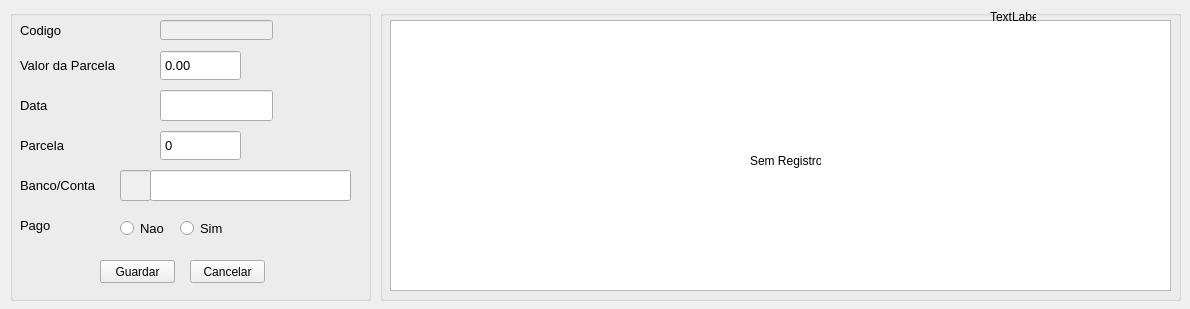
<?xml version="1.0" encoding="UTF-8"?>
<ui version="4.0">
 <class>frmemprestimodeta</class>
 <widget class="QWidget" name="frmemprestimodeta">
  <property name="geometry">
   <rect>
    <x>0</x>
    <y>0</y>
    <width>1190</width>
    <height>309</height>
   </rect>
  </property>
  <property name="windowTitle">
   <string>Detalhes do Emprestimo</string>
  </property>
  <widget class="QGroupBox" name="groupBox">
   <property name="geometry">
    <rect>
     <x>10</x>
     <y>10</y>
     <width>361</width>
     <height>291</height>
    </rect>
   </property>
   <property name="title">
    <string/>
   </property>
   <widget class="QLineEdit" name="txtconta">
    <property name="geometry">
     <rect>
      <x>140</x>
      <y>160</y>
      <width>201</width>
      <height>31</height>
     </rect>
    </property>
    <property name="font">
     <font>
      <pointsize>10</pointsize>
     </font>
    </property>
    <property name="maxLength">
     <number>999</number>
    </property>
    <property name="readOnly">
     <bool>true</bool>
    </property>
   </widget>
   <widget class="QLabel" name="label">
    <property name="geometry">
     <rect>
      <x>10</x>
      <y>200</y>
      <width>121</width>
      <height>31</height>
     </rect>
    </property>
    <property name="font">
     <font>
      <pointsize>10</pointsize>
     </font>
    </property>
    <property name="text">
     <string>Pago</string>
    </property>
   </widget>
   <widget class="QLabel" name="label_2">
    <property name="geometry">
     <rect>
      <x>10</x>
      <y>40</y>
      <width>101</width>
      <height>31</height>
     </rect>
    </property>
    <property name="font">
     <font>
      <pointsize>10</pointsize>
     </font>
    </property>
    <property name="text">
     <string>Valor da Parcela</string>
    </property>
   </widget>
   <widget class="QLabel" name="label_3">
    <property name="geometry">
     <rect>
      <x>10</x>
      <y>80</y>
      <width>101</width>
      <height>31</height>
     </rect>
    </property>
    <property name="font">
     <font>
      <pointsize>10</pointsize>
     </font>
    </property>
    <property name="text">
     <string>Data</string>
    </property>
   </widget>
   <widget class="QPushButton" name="btneditar">
    <property name="geometry">
     <rect>
      <x>90</x>
      <y>250</y>
      <width>75</width>
      <height>23</height>
     </rect>
    </property>
    <property name="text">
     <string>Editar</string>
    </property>
   </widget>
   <widget class="QPushButton" name="btncancelar">
    <property name="geometry">
     <rect>
      <x>180</x>
      <y>250</y>
      <width>75</width>
      <height>23</height>
     </rect>
    </property>
    <property name="text">
     <string>Cancelar</string>
    </property>
   </widget>
   <widget class="QPushButton" name="btnguardar">
    <property name="geometry">
     <rect>
      <x>90</x>
      <y>250</y>
      <width>75</width>
      <height>23</height>
     </rect>
    </property>
    <property name="text">
     <string>Guardar</string>
    </property>
   </widget>
   <widget class="QLineEdit" name="txtcod">
    <property name="enabled">
     <bool>false</bool>
    </property>
    <property name="geometry">
     <rect>
      <x>150</x>
      <y>10</y>
      <width>113</width>
      <height>20</height>
     </rect>
    </property>
    <property name="font">
     <font>
      <pointsize>10</pointsize>
     </font>
    </property>
   </widget>
   <widget class="QLabel" name="label_6">
    <property name="geometry">
     <rect>
      <x>10</x>
      <y>160</y>
      <width>81</width>
      <height>31</height>
     </rect>
    </property>
    <property name="font">
     <font>
      <pointsize>10</pointsize>
     </font>
    </property>
    <property name="text">
     <string>Banco/Conta</string>
    </property>
   </widget>
   <widget class="QLineEdit" name="txtcodconta">
    <property name="enabled">
     <bool>false</bool>
    </property>
    <property name="geometry">
     <rect>
      <x>110</x>
      <y>160</y>
      <width>31</width>
      <height>31</height>
     </rect>
    </property>
    <property name="font">
     <font>
      <pointsize>10</pointsize>
     </font>
    </property>
   </widget>
   <widget class="QDoubleSpinBox" name="txtvalor">
    <property name="geometry">
     <rect>
      <x>150</x>
      <y>40</y>
      <width>81</width>
      <height>31</height>
     </rect>
    </property>
    <property name="font">
     <font>
      <pointsize>10</pointsize>
     </font>
    </property>
    <property name="readOnly">
     <bool>true</bool>
    </property>
    <property name="buttonSymbols">
     <enum>QAbstractSpinBox::NoButtons</enum>
    </property>
    <property name="maximum">
     <double>99999.990000000005239</double>
    </property>
   </widget>
   <widget class="QLabel" name="label_7">
    <property name="geometry">
     <rect>
      <x>10</x>
      <y>10</y>
      <width>46</width>
      <height>21</height>
     </rect>
    </property>
    <property name="font">
     <font>
      <pointsize>10</pointsize>
     </font>
    </property>
    <property name="text">
     <string>Codigo</string>
    </property>
   </widget>
   <widget class="QSpinBox" name="txtparcelas">
    <property name="geometry">
     <rect>
      <x>150</x>
      <y>120</y>
      <width>81</width>
      <height>31</height>
     </rect>
    </property>
    <property name="font">
     <font>
      <pointsize>10</pointsize>
     </font>
    </property>
    <property name="readOnly">
     <bool>true</bool>
    </property>
    <property name="buttonSymbols">
     <enum>QAbstractSpinBox::NoButtons</enum>
    </property>
   </widget>
   <widget class="QLabel" name="label_4">
    <property name="geometry">
     <rect>
      <x>10</x>
      <y>120</y>
      <width>101</width>
      <height>31</height>
     </rect>
    </property>
    <property name="font">
     <font>
      <pointsize>10</pointsize>
     </font>
    </property>
    <property name="text">
     <string>Parcela</string>
    </property>
   </widget>
   <widget class="QRadioButton" name="radpagonao">
    <property name="geometry">
     <rect>
      <x>110</x>
      <y>210</y>
      <width>51</width>
      <height>17</height>
     </rect>
    </property>
    <property name="font">
     <font>
      <pointsize>10</pointsize>
     </font>
    </property>
    <property name="text">
     <string>Nao</string>
    </property>
   </widget>
   <widget class="QRadioButton" name="radpagosim">
    <property name="geometry">
     <rect>
      <x>170</x>
      <y>210</y>
      <width>51</width>
      <height>17</height>
     </rect>
    </property>
    <property name="font">
     <font>
      <pointsize>10</pointsize>
     </font>
    </property>
    <property name="text">
     <string>Sim</string>
    </property>
   </widget>
   <widget class="QLineEdit" name="datedata">
    <property name="geometry">
     <rect>
      <x>150</x>
      <y>80</y>
      <width>113</width>
      <height>31</height>
     </rect>
    </property>
    <property name="font">
     <font>
      <pointsize>10</pointsize>
     </font>
    </property>
    <property name="readOnly">
     <bool>true</bool>
    </property>
   </widget>
  </widget>
  <widget class="QGroupBox" name="groupBox_2">
   <property name="geometry">
    <rect>
     <x>380</x>
     <y>10</y>
     <width>801</width>
     <height>291</height>
    </rect>
   </property>
   <property name="title">
    <string/>
   </property>
   <widget class="QTableWidget" name="tabla">
    <property name="enabled">
     <bool>true</bool>
    </property>
    <property name="geometry">
     <rect>
      <x>10</x>
      <y>10</y>
      <width>781</width>
      <height>271</height>
     </rect>
    </property>
    <property name="editTriggers">
     <set>QAbstractItemView::NoEditTriggers</set>
    </property>
    <property name="selectionMode">
     <enum>QAbstractItemView::ExtendedSelection</enum>
    </property>
    <property name="selectionBehavior">
     <enum>QAbstractItemView::SelectRows</enum>
    </property>
    <attribute name="horizontalHeaderHighlightSections">
     <bool>false</bool>
    </attribute>
    <attribute name="verticalHeaderVisible">
     <bool>false</bool>
    </attribute>
    <attribute name="verticalHeaderHighlightSections">
     <bool>false</bool>
    </attribute>
   </widget>
   <widget class="QLabel" name="lblsinreg">
    <property name="geometry">
     <rect>
      <x>370</x>
      <y>140</y>
      <width>71</width>
      <height>21</height>
     </rect>
    </property>
    <property name="text">
     <string>Sem Registros</string>
    </property>
   </widget>
   <widget class="QLabel" name="lblindice">
    <property name="geometry">
     <rect>
      <x>610</x>
      <y>0</y>
      <width>46</width>
      <height>13</height>
     </rect>
    </property>
    <property name="text">
     <string>TextLabel</string>
    </property>
   </widget>
  </widget>
 </widget>
 <tabstops>
  <tabstop>txtconta</tabstop>
  <tabstop>txtvalor</tabstop>
  <tabstop>btnguardar</tabstop>
  <tabstop>btneditar</tabstop>
  <tabstop>btncancelar</tabstop>
  <tabstop>txtcod</tabstop>
  <tabstop>txtcodconta</tabstop>
  <tabstop>tabla</tabstop>
 </tabstops>
 <resources/>
 <connections>
  <connection>
   <sender>tabla</sender>
   <signal>cellClicked(int,int)</signal>
   <receiver>lblindice</receiver>
   <slot>setNum(int)</slot>
   <hints>
    <hint type="sourcelabel">
     <x>708</x>
     <y>141</y>
    </hint>
    <hint type="destinationlabel">
     <x>819</x>
     <y>16</y>
    </hint>
   </hints>
  </connection>
 </connections>
</ui>
